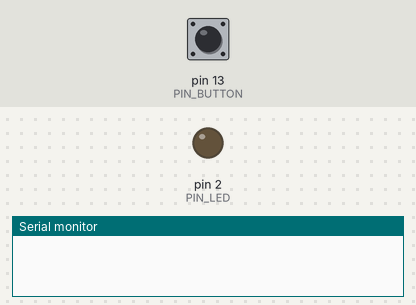
A sketch run on a simulated Arduino Uno, built with avr-gcc and run on an emulated ATmega328P. Shown: output pins drawn as LEDs (lit = HIGH), the last lines printed to the serial monitor. The test bench sets the inputs (shaded band); at power-on: pin 13 (PIN_BUTTON) HIGH.

Above: at 1.2 s.
1.3 s: pin 13 (PIN_BUTTON) pulled LOW for 0.15 s
At 2.5 s:
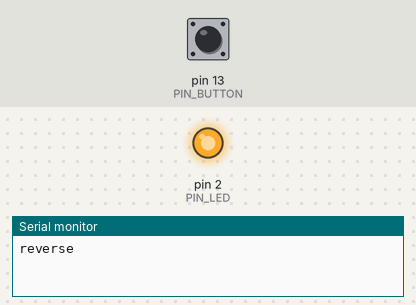
2.9 s: pin 13 (PIN_BUTTON) pulled LOW for 1 s
At 4.1 s:
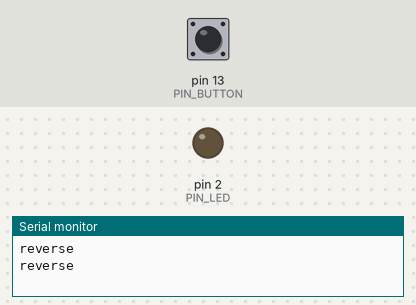
5.4 s: pin 13 (PIN_BUTTON) pulled LOW for 3.2 s
At 6.9 s:
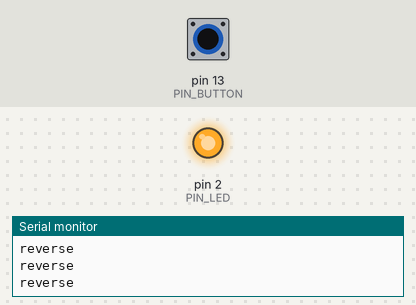
Timing chart, 0 to 8.4 s (numbered marks = the images above; inputs shaded):
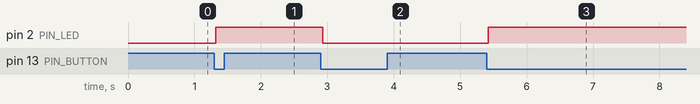

Measured:
- after the input at 1.3 s, pin 2 (PIN_LED): LOW → HIGH at once
- after the input at 2.9 s, pin 2 (PIN_LED): HIGH → LOW at once
- after the input at 5.4 s, pin 2 (PIN_LED): LOW → HIGH at once

The sketch:

2_ButtonAndLED.ino
```cpp
#define PIN_LED 2
#define PIN_BUTTON 13
#define CHECK_TIME 20

void setup() {
  // put your setup code here, to run once:
  pinMode(PIN_LED, OUTPUT);
  pinMode(PIN_BUTTON, INPUT);

  // For any debugging
  Serial.begin(115200);
}

void loop() {
  // put your main code here, to run repeatedly:
  // invert LED polarity
  if (digitalRead(PIN_BUTTON) == LOW) {
    delay(CHECK_TIME);
    if (digitalRead(PIN_BUTTON) == LOW) {
      reverseGPIO(PIN_LED);
    }
  }

  // wait until ther button has been let go again
  while (digitalRead(PIN_BUTTON) == LOW);
  delay(CHECK_TIME);
}

void reverseGPIO(uint8_t pin) {
  digitalWrite(pin, !digitalRead(pin));
  Serial.println("reverse");
}
```
